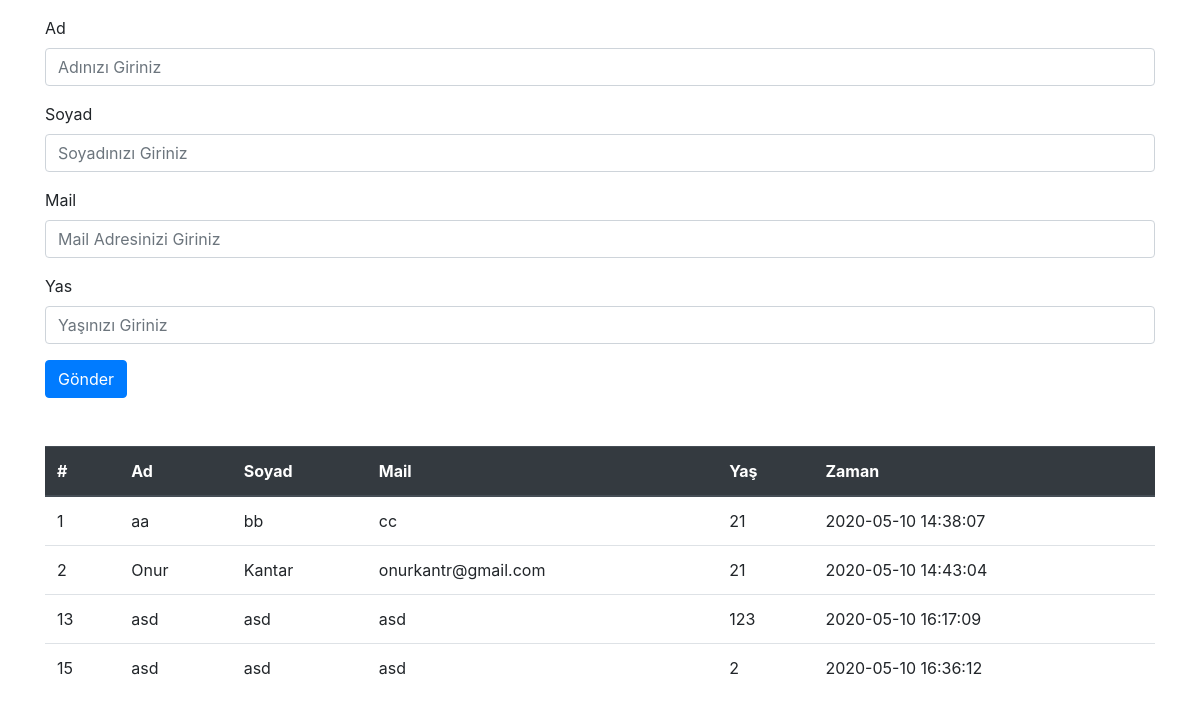
The page / on the database its author committed.
### tables this page shows
CREATE TABLE `users` (
  `id` int(11) NOT NULL,
  `ad` varchar(45) NOT NULL,
  `soyad` varchar(45) NOT NULL,
  `mail` varchar(45) NOT NULL,
  `yas` int(11) NOT NULL,
  `zaman` timestamp NOT NULL DEFAULT current_timestamp()
);

### liste.php (the view)
<?php
require_once 'baglan.php';
$sorgu = $db->prepare('SELECT * FROM users');
$sorgu->execute();
$kullanicilar = $sorgu->fetchALL(PDO::FETCH_ASSOC);
?>
<div class="container">
    <table class="table">
        <thead class="thead-dark">
            <tr>
                <th scope="col">#</th>
                <th scope="col">Ad</th>
                <th scope="col">Soyad</th>
                <th scope="col">Mail</th>
                <th scope="col">Yaş</th>
                <th scope="col">Zaman</th>
            </tr>
        </thead>
        <tbody>
            <?php foreach ($kullanicilar as $kullanici) : ?>
                <tr>
                    <?php foreach ($kullanici as $bilgi) : ?>
                        <td><?php echo $bilgi ?></td>
                    <?php endforeach; ?>
                </tr>
            <?php endforeach; ?>
        </tbody>
    </table>
</div>

### index.php (shortened to what this page needs)
<!DOCTYPE html>
<html lang="en">
<head>
    <link rel="stylesheet" href="https://stackpath.bootstrapcdn.com/bootstrap/4.4.1/css/bootstrap.min.css">
</head>
<body>
    <?php
    switch ($_GET['sayfa']) {
        case 'index':
            require_once 'form.php';
            require_once 'liste.php';
            break;
    }
    ?>
</body>
</html>

### form.php
<div class="container mb-5 mt-3">
    <form action="islem.php" method="post">
        <div class="form-group">
            <label for="exampleInputEmail1">Ad</label>
            <input required type="text" class="form-control" placeholder="Adınızı Giriniz" name="ad">
        </div>
        <div class="form-group">
            <label for="exampleInputEmail1">Soyad</label>
            <input required type="text" class="form-control" placeholder="Soyadınızı Giriniz" name="soyad">
        </div>
        <div class="form-group">
            <label for="exampleInputEmail1">Mail</label>
            <input required type="text" class="form-control" placeholder="Mail Adresinizi Giriniz" name="mail">
        </div>
        <div class="form-group">
            <label for="exampleInputEmail1">Yas</label>
            <input required type="text" class="form-control" placeholder="Yaşınızı Giriniz" name="yas">
        </div>
        <button type="submit" class="btn btn-primary" name="submit">Gönder</button>
    </form>
</div>

### rows shown on the page
users: id "1", ad "aa", soyad "bb", mail "cc", yas "21", zaman "2020-05-10 14:38:07"
users: id "2", ad "Onur", soyad "Kantar", mail "onurkantr@gmail.com", yas "21", zaman "2020-05-10 14:43:04"
users: id "13", bilgi "asd", yas "123", zaman "2020-05-10 16:17:09"
users: id "15", bilgi "asd", yas "2", zaman "2020-05-10 16:36:12"
